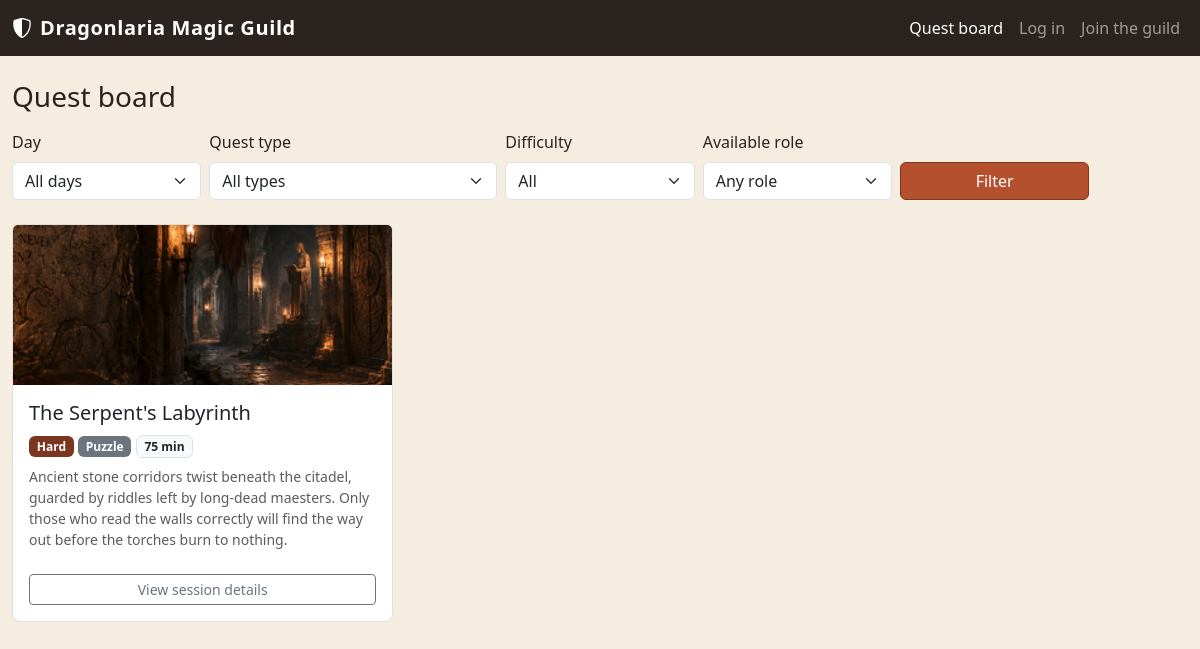
The page / on the database its author committed.
### tables this page shows
CREATE TABLE "QUESTS" (
	"quest_id"	INTEGER NOT NULL UNIQUE,
	"created_by"	INTEGER NOT NULL,
	"title"	TEXT NOT NULL,
	"dur_mins"	INTEGER NOT NULL,
	"quest_type"	TEXT NOT NULL,
	"difficulty"	TEXT NOT NULL,
	"desc"	TEXT NOT NULL,
	"image_path"	TEXT NOT NULL,
	PRIMARY KEY("quest_id" AUTOINCREMENT),
	FOREIGN KEY("created_by") REFERENCES "USERS"("user_id")
);

### app.py (the view, shortened to what this page needs)
@app.route("/")
def homepage():
    selected_quest_type = request.args.get("quest_type") or None
    selected_difficulty = request.args.get("difficulty") or None
    selected_day = request.args.get("day") or None
    selected_role = request.args.get("role") or None
    quests_db = quests_dao.get_all_quests(quest_type=selected_quest_type, difficulty=selected_difficulty, day=selected_day)
    return render_template("public/homepage.html", quests=quests_db, quest_types=QUEST_TYPES,
        difficulties=DIFFICULTIES, days=DAYS, roles=list(ROLE_CAPACITIES.keys()))

### templates/public/homepage.html (shortened to what this page needs)
{% extends "base.html" %}
{% block home_active %}active{% endblock %}
{% block content %}
<div class="col-12">
  <h1 class="h3 mb-3">Quest board</h1>
  <form method="GET" action="{{ url_for('homepage') }}" class="row g-2 align-items-end mb-4">
    <div class="col-6 col-md-2">
      <label for="filterDay" class="form-label">Day</label>
      <select class="form-select" id="filterDay" name="day">
        <option value="">All days</option>
      </select>
    </div>
    <div class="col-6 col-md-3">
      <label for="filterType" class="form-label">Quest type</label>
      <select class="form-select" id="filterType" name="quest_type">
        <option value="">All types</option>
      </select>
    </div>
    <div class="col-6 col-md-2">
      <label for="filterDifficulty" class="form-label">Difficulty</label>
      <select class="form-select" id="filterDifficulty" name="difficulty">
        <option value="">All</option>
      </select>
    </div>
    <div class="col-6 col-md-2">
      <label for="filterRole" class="form-label">Available role</label>
      <select class="form-select" id="filterRole" name="role">
        <option value="">Any role</option>
      </select>
    </div>
    <div class="col-12 col-md-2 d-grid">
      <button type="submit" class="btn btn-guild-primary">Filter</button>
    </div>
  </form>
  <div class="row row-cols-1 row-cols-md-2 row-cols-lg-3 g-3">
    {% for q in quests %}
    <div class="col">
      <article class="card quest-card h-100">
        {% if q.image_path %}
        <img src="{{ url_for('static', filename=q.image_path) }}" class="card-img-top" alt="Illustration for {{ q.title }}">
        {% endif %}
        <div class="card-body d-flex flex-column">
          <h2 class="h5 card-title">{{ q.title }}</h2>
          <p class="card-text mb-2">
            <span class="badge badge-difficulty-{{ q.difficulty }}">{{ q.difficulty|capitalize }}</span>
            <span class="badge bg-secondary">{{ q.quest_type|capitalize }}</span>
            <span class="badge bg-light text-dark border">{{ q.dur_mins }} min</span>
          </p>
          <p class="card-text text-muted small flex-grow-1">{{ q.desc }}</p>
          <a href="{{ url_for('quest', quest_id=q.quest_id) }}" class="btn btn-outline-secondary btn-sm mt-2">View session details</a>
        </div>
      </article>
    </div>
    {% endfor %}
  </div>
</div>
{% endblock %}

### static/style.css (style rules this page uses)
:root { --guild-ember: #b5502f; --guild-ember-dark: #7c3620; --guild-parchment: #f4ede0; --guild-ink: #2b2320; --guild-forest: #3c5741; }
body { background-color: var(--guild-parchment); color: var(--guild-ink); }
.btn-guild-primary { background-color: var(--guild-ember); border-color: var(--guild-ember-dark); color: #fff; }
.quest-card { border: 1px solid rgba(43, 35, 32, 0.15); border-radius: 0.5rem; background-color: #fff; }
.quest-card .card-img-top { height: 160px; object-fit: cover; }
.badge-difficulty-hard { background-color: var(--guild-ember-dark); }

### rows shown on the page
QUESTS: image_path (picture), title "The Serpent's Labyrinth", difficulty "Hard", quest_type "Puzzle", dur_mins "75", desc "Ancient stone corridors twist beneath the citadel, guarded by riddles left by long-dead maesters. Only those who read the walls correctly will find the way out before the torches burn to nothing."
